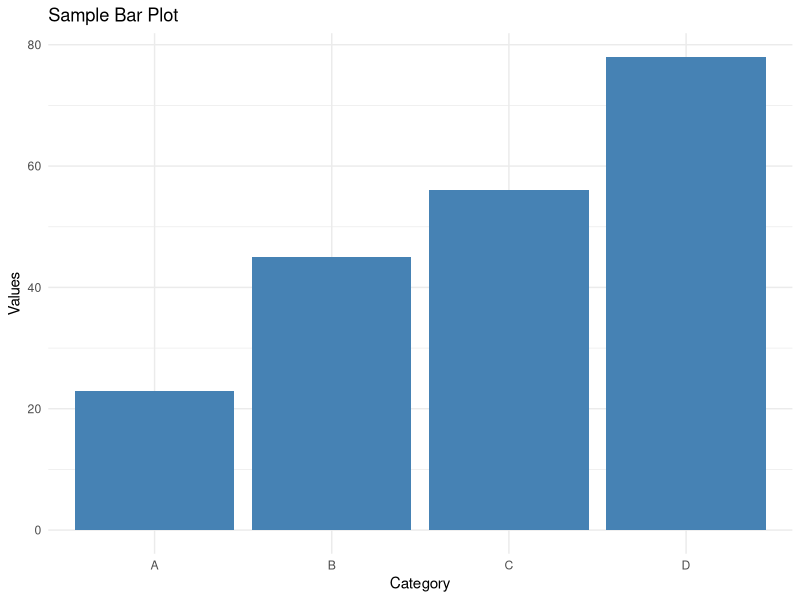
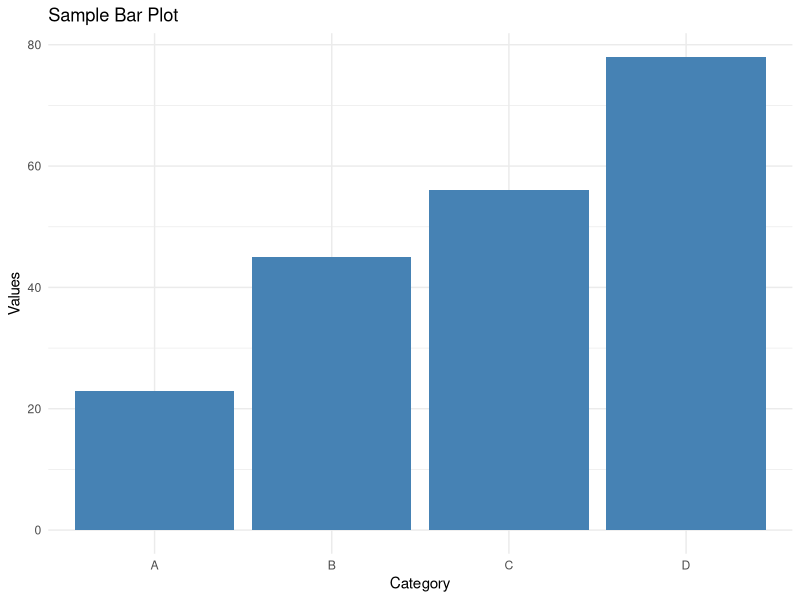

Source code (R) for these figures, in order:
# Load necessary library
library(ggplot2)

# Create sample data
data <- data.frame(
  category = c("A", "B", "C", "D"),
  values = c(23, 45, 56, 78)
)

# Create the bar plot
p <- ggplot(data, aes(x = category, y = values)) +
  geom_bar(stat = "identity", fill = "steelblue") +
  labs(title = "Sample Bar Plot", x = "Category", y = "Values") +
  theme_minimal()

# Save the plot to a file
ggsave("bar_plot.png", plot = p, width = 8, height = 6, dpi = 300)

# Display the plot
print(p)
